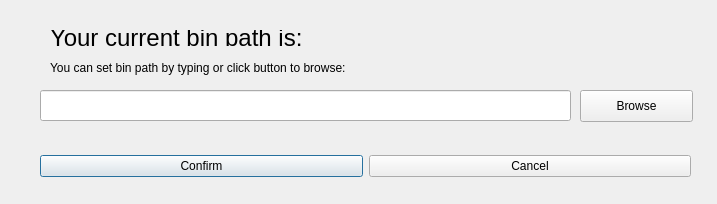
<?xml version="1.0" encoding="UTF-8"?>
<ui version="4.0">
 <class>binPathDialog</class>
 <widget class="QDialog" name="binPathDialog">
  <property name="geometry">
   <rect>
    <x>0</x>
    <y>0</y>
    <width>717</width>
    <height>204</height>
   </rect>
  </property>
  <property name="windowTitle">
   <string>Dialog</string>
  </property>
  <widget class="QLineEdit" name="binPath">
   <property name="geometry">
    <rect>
     <x>40</x>
     <y>90</y>
     <width>531</width>
     <height>31</height>
    </rect>
   </property>
  </widget>
  <widget class="QPushButton" name="pushButton">
   <property name="geometry">
    <rect>
     <x>580</x>
     <y>90</y>
     <width>113</width>
     <height>32</height>
    </rect>
   </property>
   <property name="text">
    <string>Browse</string>
   </property>
  </widget>
  <widget class="QLabel" name="label">
   <property name="geometry">
    <rect>
     <x>50</x>
     <y>30</y>
     <width>441</width>
     <height>16</height>
    </rect>
   </property>
   <property name="font">
    <font>
     <pointsize>18</pointsize>
    </font>
   </property>
   <property name="text">
    <string>Your current bin path is:</string>
   </property>
  </widget>
  <widget class="QLabel" name="label_2">
   <property name="geometry">
    <rect>
     <x>50</x>
     <y>60</y>
     <width>441</width>
     <height>16</height>
    </rect>
   </property>
   <property name="text">
    <string>You can set bin path by typing or click button to browse:</string>
   </property>
  </widget>
  <widget class="QWidget" name="horizontalLayoutWidget">
   <property name="geometry">
    <rect>
     <x>40</x>
     <y>150</y>
     <width>651</width>
     <height>32</height>
    </rect>
   </property>
   <layout class="QHBoxLayout" name="horizontalLayout">
    <item>
     <widget class="QPushButton" name="yes">
      <property name="text">
       <string>Confirm</string>
      </property>
      <property name="default">
       <bool>true</bool>
      </property>
     </widget>
    </item>
    <item>
     <widget class="QPushButton" name="no">
      <property name="text">
       <string>Cancel</string>
      </property>
     </widget>
    </item>
   </layout>
  </widget>
 </widget>
 <resources/>
 <connections/>
</ui>
